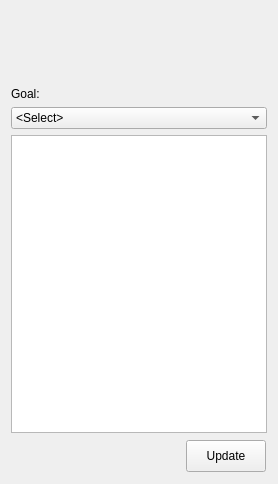
<?xml version="1.0" encoding="UTF-8"?>
<ui version="4.0">
 <class>probabilities</class>
 <widget class="QWidget" name="probabilities">
  <property name="geometry">
   <rect>
    <x>0</x>
    <y>0</y>
    <width>278</width>
    <height>484</height>
   </rect>
  </property>
  <property name="windowTitle">
   <string>Form</string>
  </property>
  <layout class="QVBoxLayout" name="utilitiesLayout">
   <item>
    <widget class="QLabel" name="probPlot">
     <property name="minimumSize">
      <size>
       <width>0</width>
       <height>70</height>
      </size>
     </property>
     <property name="maximumSize">
      <size>
       <width>300</width>
       <height>300</height>
      </size>
     </property>
     <property name="text">
      <string/>
     </property>
     <property name="scaledContents">
      <bool>true</bool>
     </property>
     <property name="buddy">
      <cstring>updateButton</cstring>
     </property>
    </widget>
   </item>
   <item>
    <widget class="QLabel" name="goalLabel">
     <property name="text">
      <string>Goal:</string>
     </property>
     <property name="buddy">
      <cstring>goalList</cstring>
     </property>
    </widget>
   </item>
   <item>
    <widget class="QComboBox" name="goalList">
     <item>
      <property name="text">
       <string>&lt;Select&gt;</string>
      </property>
     </item>
     <item>
      <property name="text">
       <string>Detect</string>
      </property>
     </item>
     <item>
      <property name="text">
       <string>Map</string>
      </property>
     </item>
     <item>
      <property name="text">
       <string>Navigate</string>
      </property>
     </item>
     <item>
      <property name="text">
       <string>Review status</string>
      </property>
     </item>
     <item>
      <property name="text">
       <string>Inspect current site</string>
      </property>
     </item>
     <item>
      <property name="text">
       <string>Explore</string>
      </property>
     </item>
    </widget>
   </item>
   <item>
    <widget class="QTableView" name="probTable"/>
   </item>
   <item>
    <layout class="QHBoxLayout" name="updateLayout">
     <property name="spacing">
      <number>0</number>
     </property>
     <property name="margin">
      <number>1</number>
     </property>
     <item>
      <spacer name="horizontalSpacer">
       <property name="orientation">
        <enum>Qt::Horizontal</enum>
       </property>
       <property name="sizeHint" stdset="0">
        <size>
         <width>40</width>
         <height>20</height>
        </size>
       </property>
      </spacer>
     </item>
     <item>
      <widget class="QPushButton" name="updateButton">
       <property name="minimumSize">
        <size>
         <width>0</width>
         <height>32</height>
        </size>
       </property>
       <property name="text">
        <string>Update</string>
       </property>
      </widget>
     </item>
    </layout>
   </item>
  </layout>
 </widget>
 <tabstops>
  <tabstop>goalList</tabstop>
  <tabstop>updateButton</tabstop>
 </tabstops>
 <resources/>
 <connections>
  <connection>
   <sender>updateButton</sender>
   <signal>clicked()</signal>
   <receiver>probPlot</receiver>
   <slot>update()</slot>
   <hints>
    <hint type="sourcelabel">
     <x>265</x>
     <y>471</y>
    </hint>
    <hint type="destinationlabel">
     <x>144</x>
     <y>49</y>
    </hint>
   </hints>
  </connection>
 </connections>
</ui>
